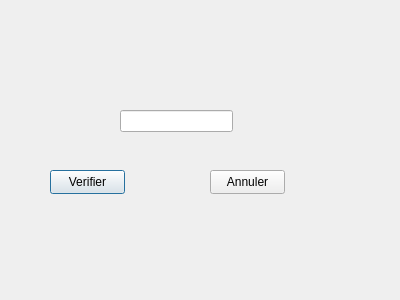
<?xml version="1.0" encoding="UTF-8"?>
<ui version="4.0">
 <class>DialogCode</class>
 <widget class="QDialog" name="DialogCode">
  <property name="geometry">
   <rect>
    <x>0</x>
    <y>0</y>
    <width>400</width>
    <height>300</height>
   </rect>
  </property>
  <property name="windowTitle">
   <string>Dialog</string>
  </property>
  <widget class="QPushButton" name="btn_verifier">
   <property name="geometry">
    <rect>
     <x>50</x>
     <y>170</y>
     <width>75</width>
     <height>24</height>
    </rect>
   </property>
   <property name="text">
    <string>Verifier</string>
   </property>
  </widget>
  <widget class="QPushButton" name="btn_annuler">
   <property name="geometry">
    <rect>
     <x>210</x>
     <y>170</y>
     <width>75</width>
     <height>24</height>
    </rect>
   </property>
   <property name="text">
    <string>Annuler</string>
   </property>
  </widget>
  <widget class="QLineEdit" name="lineEdit_code">
   <property name="geometry">
    <rect>
     <x>120</x>
     <y>110</y>
     <width>113</width>
     <height>22</height>
    </rect>
   </property>
  </widget>
 </widget>
 <resources/>
 <connections/>
</ui>
